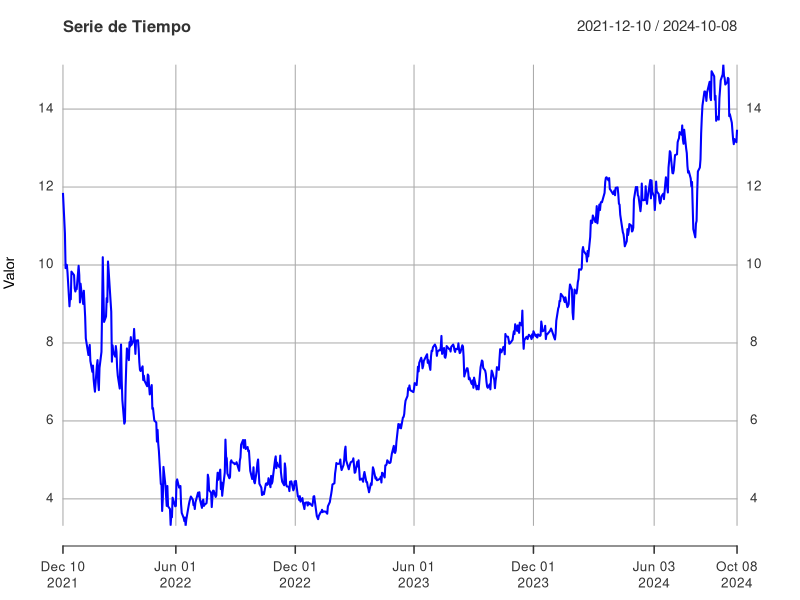
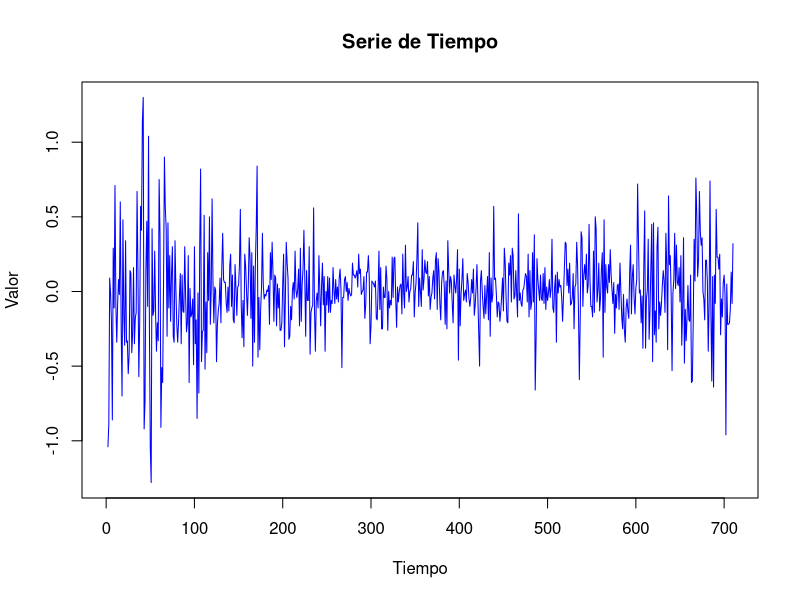
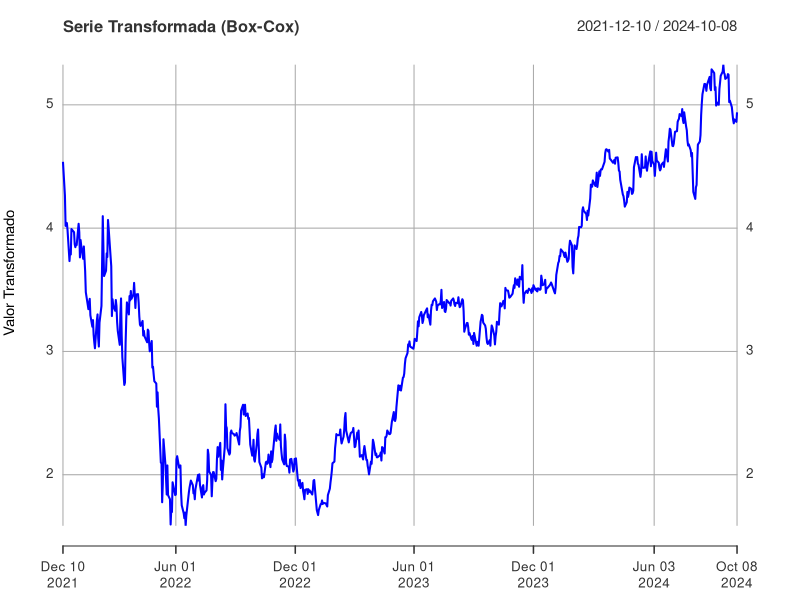
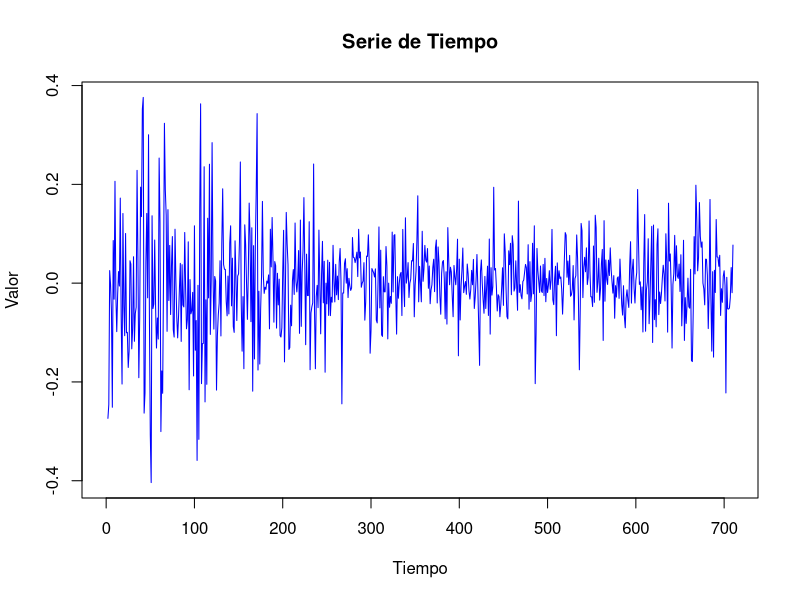
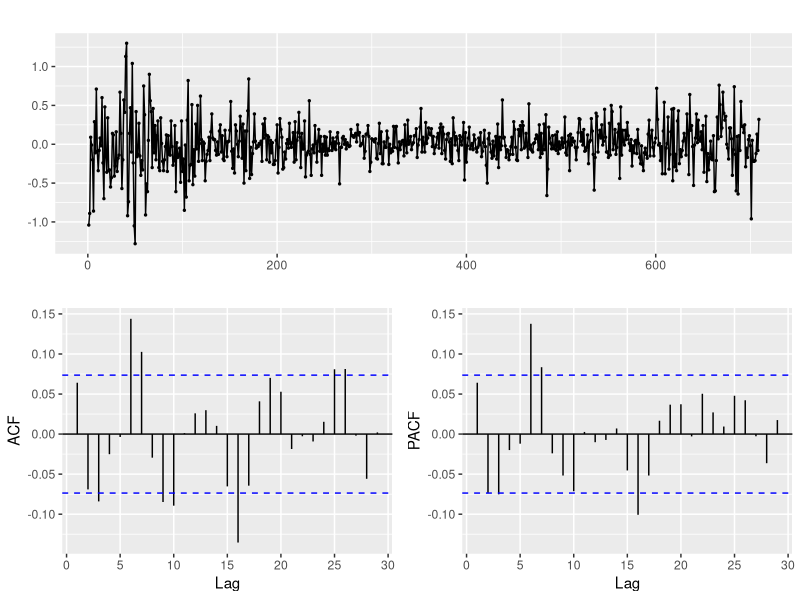
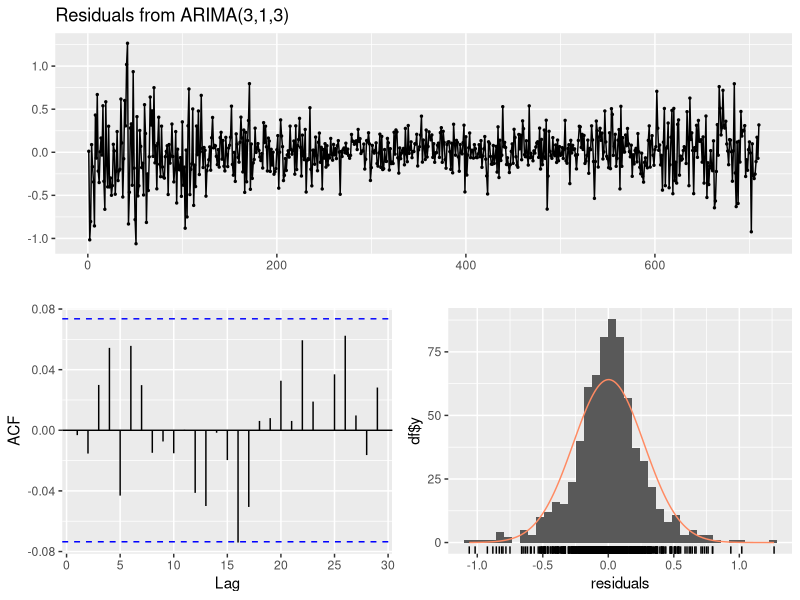
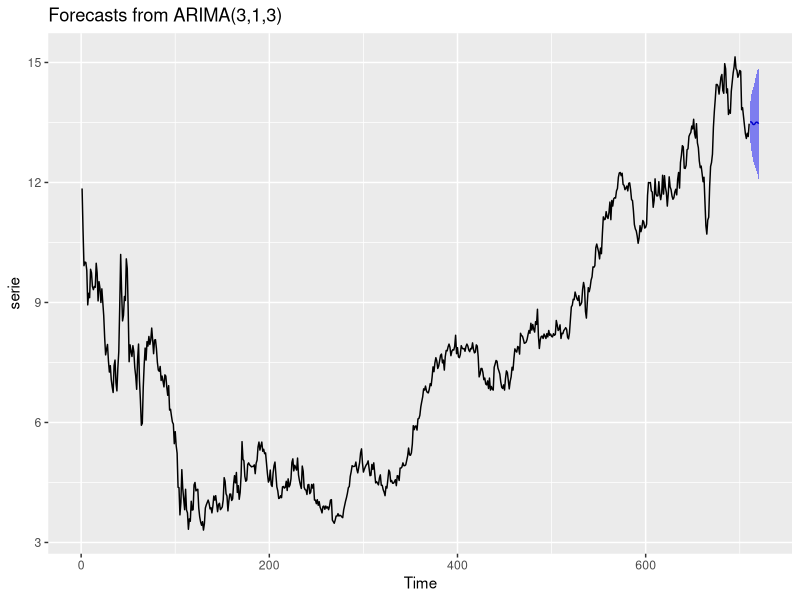
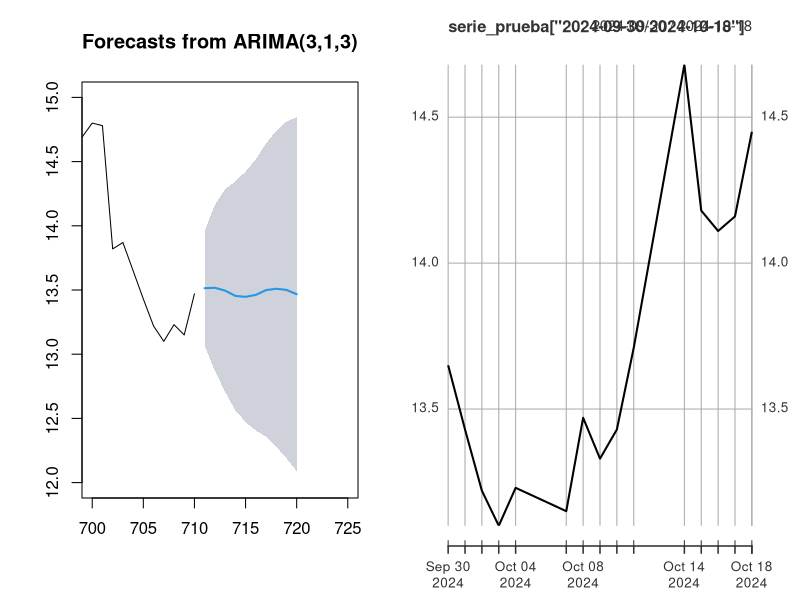

R code for these plots, in order:
## ---- chunk 1
library(readr)
NU_Historical_Data <- read_csv("NU Historical Data.csv")
data <- data.frame(NU_Historical_Data$Date, NU_Historical_Data$Price)
data$NU_Historical_Data.Date <- as.Date(data$NU_Historical_Data.Date, format = "%m/%d/%Y")
## ---- chunk 2
library(xts)
serie_prueba <- xts(data[, -1], order.by = data$NU_Historical_Data.Date)
serie <- serie_prueba["2021-12-10/2024-10-08"] #Eliminando los ultimos 10 dias de la serie
plot(serie, type="l", col="blue", main="Serie de Tiempo", xlab="Tiempo", ylab="Valor")
## ---- chunk 3
plot.ts(diff(serie), col="blue", main="Serie de Tiempo", xlab="Tiempo", ylab="Valor")
## ---- chunk 4
library(forecast)
lambda_optimo <- round(BoxCox.lambda(serie, method=c("guerrero"), lower=-2, upper=2), 2)
lambda_optimo
## ---- chunk 5
serie_transformada <- BoxCox(serie, lambda_optimo)
plot(serie_transformada, type="l", col="blue", main="Serie Transformada (Box-Cox)",
xlab="Tiempo", ylab="Valor Transformado")

## ---- chunk 6
plot.ts(diff(serie_transformada), col="blue", main="Serie de Tiempo", xlab="Tiempo", ylab="Valor")
## ---- chunk 7
library(urca)
df_prueba <- ur.df(serie, type = "trend", lags = 1)
summary(df_prueba)
## ---- chunk 8
serie_diferenciada <- na.omit(diff(serie))
df_prueba_diff <- ur.df(serie_diferenciada, type = "none", lags = 1)
summary(df_prueba_diff)
## ---- chunk 9
ggtsdisplay(serie_diferenciada)
## ---- chunk 10
modelo <- Arima(serie, order = c(3,1,3))

checkresiduals(modelo)
## ---- chunk 11
tseries::jarque.bera.test(modelo$residuals)
## ---- chunk 12
pronostico_modelo1 = forecast(modelo, h = 10, level = c(90), fan = FALSE)
autoplot(pronostico_modelo1) + autolayer(pronostico_modelo1)
## ---- chunk 13
library(ggplot2)
par(mfrow=c(1,2))
plot(pronostico_modelo1, xlim=c(700,725), ylim=c(12,15))
plot(serie_prueba["2024-09-30/2024-10-18"])
